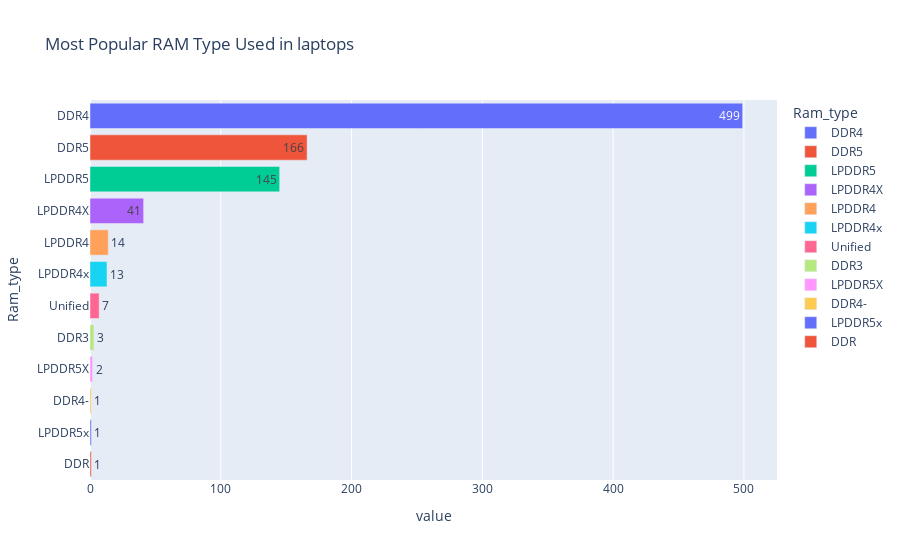

Source (notebook cell):
### Code cell
iplot(px.bar(ram_type,
             orientation='h',
             color=ram_type.index,
             text=ram_type.values,
             labels={'index':'RAM Type'},
             title='Most Popular RAM Type Used in laptops'
))

### Figure 1 — Plotly figure (JSON) as saved in the notebook; plotly's stock layout.template omitted (floating-point values rounded to 4 significant figures)
{"data": [{"alignmentgroup": "True", "hovertemplate": "Ram_type=%{y}<br>value=%{x}<br>text=%{text}<extra></extra>", "legendgroup": "DDR4", "marker": {"color": "#636efa", "pattern": {"shape": ""}}, "name": "DDR4", "offsetgroup": "DDR4", "orientation": "h", "showlegend": true, "text": [499], "textposition": "auto", "type": "bar", "x": [499], "xaxis": "x", "y": ["DDR4"], "yaxis": "y"}, {"alignmentgroup": "True", "hovertemplate": "Ram_type=%{y}<br>value=%{x}<br>text=%{text}<extra></extra>", "legendgroup": "DDR5", "marker": {"color": "#EF553B", "pattern": {"shape": ""}}, "name": "DDR5", "offsetgroup": "DDR5", "orientation": "h", "showlegend": true, "text": [166], "textposition": "auto", "type": "bar", "x": [166], "xaxis": "x", "y": ["DDR5"], "yaxis": "y"}, {"alignmentgroup": "True", "hovertemplate": "Ram_type=%{y}<br>value=%{x}<br>text=%{text}<extra></extra>", "legendgroup": "LPDDR5", "marker": {"color": "#00cc96", "pattern": {"shape": ""}}, "name": "LPDDR5", "offsetgroup": "LPDDR5", "orientation": "h", "showlegend": true, "text": [145], "textposition": "auto", "type": "bar", "x": [145], "xaxis": "x", "y": ["LPDDR5"], "yaxis": "y"}, {"alignmentgroup": "True", "hovertemplate": "Ram_type=%{y}<br>value=%{x}<br>text=%{text}<extra></extra>", "legendgroup": "LPDDR4X", "marker": {"color": "#ab63fa", "pattern": {"shape": ""}}, "name": "LPDDR4X", "offsetgroup": "LPDDR4X", "orientation": "h", "showlegend": true, "text": [41], "textposition": "auto", "type": "bar", "x": [41], "xaxis": "x", "y": ["LPDDR4X"], "yaxis": "y"}, {"alignmentgroup": "True", "hovertemplate": "Ram_type=%{y}<br>value=%{x}<br>text=%{text}<extra></extra>", "legendgroup": "LPDDR4", "marker": {"color": "#FFA15A", "pattern": {"shape": ""}}, "name": "LPDDR4", "offsetgroup": "LPDDR4", "orientation": "h", "showlegend": true, "text": [14], "textposition": "auto", "type": "bar", "x": [14], "xaxis": "x", "y": ["LPDDR4"], "yaxis": "y"}, {"alignmentgroup": "True", "hovertemplate": "Ram_type=%{y}<br>value=%{x}<br>text=%{text}<extra></extra>", "legendgroup": "LPDDR4x", "marker": {"color": "#19d3f3", "pattern": {"shape": ""}}, "name": "LPDDR4x", "offsetgroup": "LPDDR4x", "orientation": "h", "showlegend": true, "text": [13], "textposition": "auto", "type": "bar", "x": [13], "xaxis": "x", "y": ["LPDDR4x"], "yaxis": "y"}, {"alignmentgroup": "True", "hovertemplate": "Ram_type=%{y}<br>value=%{x}<br>text=%{text}<extra></extra>", "legendgroup": "Unified", "marker": {"color": "#FF6692", "pattern": {"shape": ""}}, "name": "Unified", "offsetgroup": "Unified", "orientation": "h", "showlegend": true, "text": [7], "textposition": "auto", "type": "bar", "x": [7], "xaxis": "x", "y": ["Unified"], "yaxis": "y"}, {"alignmentgroup": "True", "hovertemplate": "Ram_type=%{y}<br>value=%{x}<br>text=%{text}<extra></extra>", "legendgroup": "DDR3", "marker": {"color": "#B6E880", "pattern": {"shape": ""}}, "name": "DDR3", "offsetgroup": "DDR3", "orientation": "h", "showlegend": true, "text": [3], "textposition": "auto", "type": "bar", "x": [3], "xaxis": "x", "y": ["DDR3"], "yaxis": "y"}, {"alignmentgroup": "True", "hovertemplate": "Ram_type=%{y}<br>value=%{x}<br>text=%{text}<extra></extra>", "legendgroup": "LPDDR5X", "marker": {"color": "#FF97FF", "pattern": {"shape": ""}}, "name": "LPDDR5X", "offsetgroup": "LPDDR5X", "orientation": "h", "showlegend": true, "text": [2], "textposition": "auto", "type": "bar", "x": [2], "xaxis": "x", "y": ["LPDDR5X"], "yaxis": "y"}, {"alignmentgroup": "True", "hovertemplate": "Ram_type=%{y}<br>value=%{x}<br>text=%{text}<extra></extra>", "legendgroup": "DDR4-", "marker": {"color": "#FECB52", "pattern": {"shape": ""}}, "name": "DDR4-", "offsetgroup": "DDR4-", "orientation": "h", "showlegend": true, "text": [1], "textposition": "auto", "type": "bar", "x": [1], "xaxis": "x", "y": ["DDR4-"], "yaxis": "y"}, {"alignmentgroup": "True", "hovertemplate": "Ram_type=%{y}<br>value=%{x}<br>text=%{text}<extra></extra>", "legendgroup": "LPDDR5x", "marker": {"color": "#636efa", "pattern": {"shape": ""}}, "name": "LPDDR5x", "offsetgroup": "LPDDR5x", "orientation": "h", "showlegend": true, "text": [1], "textposition": "auto", "type": "bar", "x": [1], "xaxis": "x", "y": ["LPDDR5x"], "yaxis": "y"}, {"alignmentgroup": "True", "hovertemplate": "Ram_type=%{y}<br>value=%{x}<br>text=%{text}<extra></extra>", "legendgroup": "DDR", "marker": {"color": "#EF553B", "pattern": {"shape": ""}}, "name": "DDR", "offsetgroup": "DDR", "orientation": "h", "showlegend": true, "text": [1], "textposition": "auto", "type": "bar", "x": [1], "xaxis": "x", "y": ["DDR"], "yaxis": "y"}], "layout": {"barmode": "relative", "legend": {"title": {"text": "Ram_type"}, "tracegroupgap": 0}, "title": {"text": "Most Popular RAM Type Used in laptops"}, "xaxis": {"anchor": "y", "domain": [0, 1], "title": {"text": "value"}}, "yaxis": {"anchor": "x", "categoryarray": ["DDR", "LPDDR5x", "DDR4-", "LPDDR5X", "DDR3", "Unified", "LPDDR4x", "LPDDR4", "LPDDR4X", "LPDDR5", "DDR5", "DDR4"], "categoryorder": "array", "domain": [0, 1], "title": {"text": "Ram_type"}}}}
